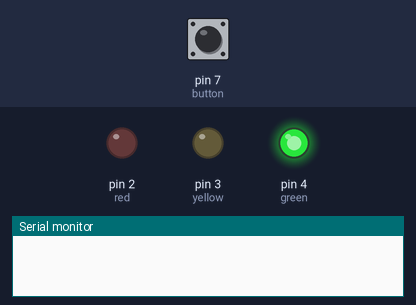
This sketch was run on a simulated Arduino Uno, built with avr-gcc and run on an emulated ATmega328P. Parts: output pins drawn as LEDs (lit = HIGH), the last lines printed to the serial monitor. Dashed ring = blinking. Inputs (shaded band) come from the test bench; at power-on: pin 7 (button) HIGH.

Above: at 1.2 s.
1.3 s: pin 7 (button) pulled LOW for 0.15 s
At 1.37 s:
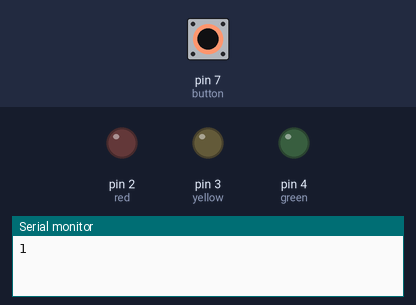
2.9 s: pin 7 (button) pulled LOW for 3.2 s
At 7.3 s:
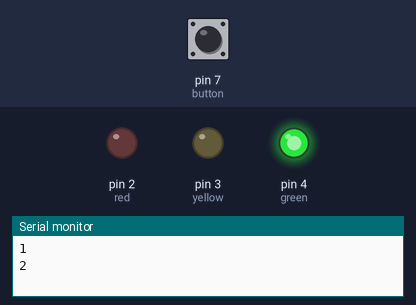
7.6 s: pin 7 (button) pulled LOW for 1 s
At 9.0 s:
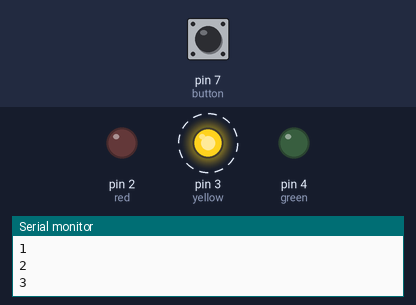
Timing chart, 0 to 15.1 s (numbered marks = the images above; inputs shaded):
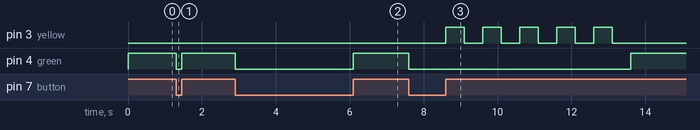

The sketch:

6_octobr.ino
```cpp
int red =2;
int yellow=3;
int green=4;
int button = 7;
int schetchik = 0;

void setup()
{
  pinMode(red,  OUTPUT);
  pinMode(yellow,  OUTPUT);
  pinMode(green,  OUTPUT);
  pinMode(button, INPUT_PULLUP);
  Serial.begin(9600);
}


void loop()
{
  digitalWrite(red, LOW);
  digitalWrite(yellow, LOW);
  digitalWrite(green, HIGH);

if (digitalRead(button) == LOW)
{
  digitalWrite(green, LOW);
  schetchik++;
  Serial.println(schetchik);

while (digitalRead(button) == LOW) {
}
}

if (schetchik == 3) {
  for (int i = 0; i < 5; i++) {
     digitalWrite(yellow, HIGH);
     delay(500);
     digitalWrite(yellow, LOW);
     delay(500);
  }
  schetchik = 0;

}

 digitalWrite(green, HIGH);

}
```

Measured:
- after the input at 1.3 s, pin 4 (green): HIGH → LOW at once, → HIGH 0.15 s later
- after the input at 2.9 s, pin 4 (green): HIGH → LOW at once, → HIGH 3.2 s later
- after the input at 7.6 s, pin 3 (yellow): alternates HIGH for 0.50 s and LOW for 0.50 s, 10 changes in all, then stays LOW, starting after 1.0 s; pin 4 (green): HIGH → LOW at once, → HIGH 6.0 s later
